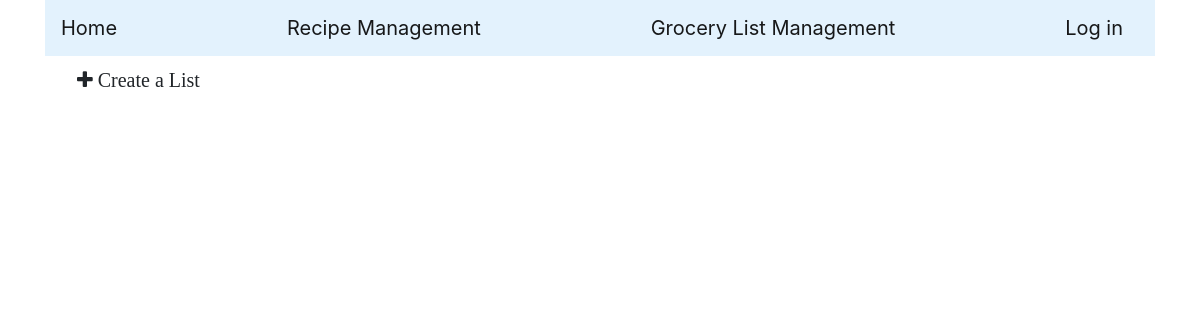
Before: /groceryLists with the older database file.
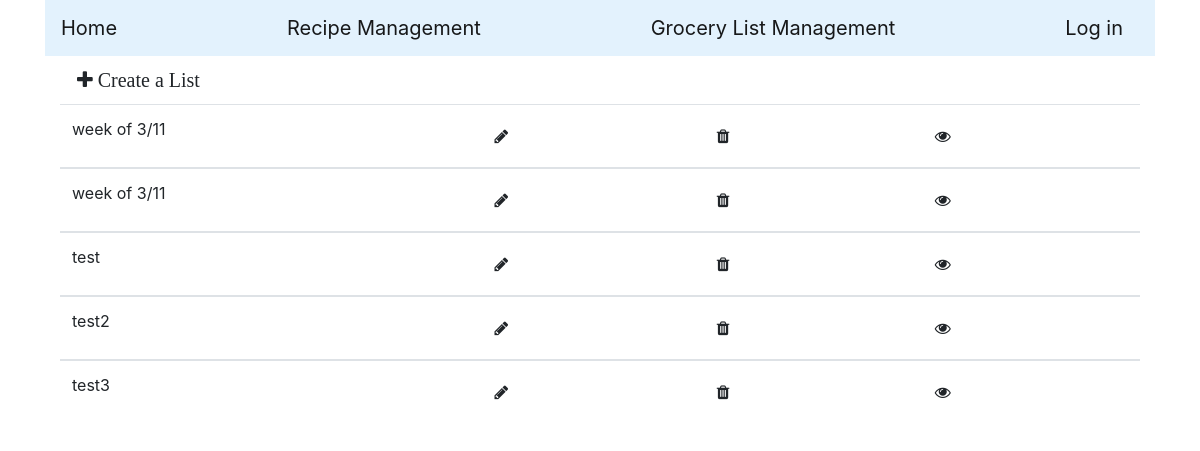
After: the same page with the newer database file.
### grocery/models.py (models this page shows, shortened)
class GroceryList(models.Model):
    name = models.CharField(max_length=200)
    recipes = models.ManyToManyField(Recipe)

### grocery/views.py (the view)
# urls.py: path('groceryLists', groceryLists, name='groceryLists'),
def groceryLists(request):
    lists = GroceryList.objects.all()
    return render(request, 'groceryList.html', {'lists': lists})

### grocery/templates/groceryList.html (shortened to what this page needs)
<!DOCTYPE html>
{% extends "base.html" %}
{% block main_content %}
<div class="container">
  <a href= "{% url 'groceryListAdd' %}"
    <button type="button" class="btn btn-default btn-lg">
      <span class="fa fa-plus" aria-hidden="true"> Create a List</span>
  </a>
<div class="table-responsive">
  <table class="table table-hover">
    {% for list in lists %}
    <tbody>
      <tr class='clickable-row' data-target="#purchaseModal">
        <form method="post">
          <td>{{ list.name }}</td>
          <td>
            <a href="{% url 'workInProgress' %}"
              <button type="button" class="btn btn-default btn-md">
                <span class="fa fa-pencil" ></span>
            </a>
          </td>
          <td>
            <a href="{% url 'workInProgress' %}"
              <button type="button" class="btn btn-default btn-md">
                <span class="fa fa-trash" aria-hidden="true" ></span>
            </a>
            </td>
            <td>
            <a href="{% url 'viewGroList' list.id %}"
              <button type="button" class="btn btn-default btn-md">
                <span class="fa fa-eye" aria-hidden="true" ></span>
            </a>
        </td>
      </form>
    </tr>
    {% endfor %}
    </tbody>
  </table>
</div>
{% endblock %}

Changed rows visible on the page:
added GroceryList: name "week of 3/11"
added GroceryList: name "week of 3/11"
added GroceryList: name "test"
added GroceryList: name "test2"
added GroceryList: name "test3"
